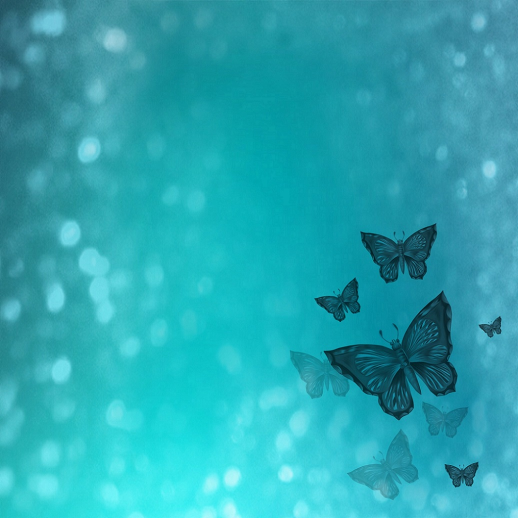
#> input picture OpenCV/image/SampleJPGImage_200kbmb.jpg, 1036 x 1036 px (shown at 1/2 size)
$ python draw.py
#> lines starting #> are read from the running program, lines starting #| are printed output that depends on the picture
import cv2
import numpy as np

# Load an image
image = cv2.imread('./image/SampleJPGImage_200kbmb.jpg')
#> image is the input picture: shape (1036, 1036, 3); mean B, G, R 178.1, 166.6, 42.5

blank = np.zeros((500, 500, 3), dtype=np.uint8)
# Fill the left half with blue color
blank[:, :250] = (255, 0, 0)  # Blue color in BGR

# Fill the right half with green color
blank[:, 250:] = (0, 255, 0)  # Green color in BGR

cv2.imshow("blank",blank)
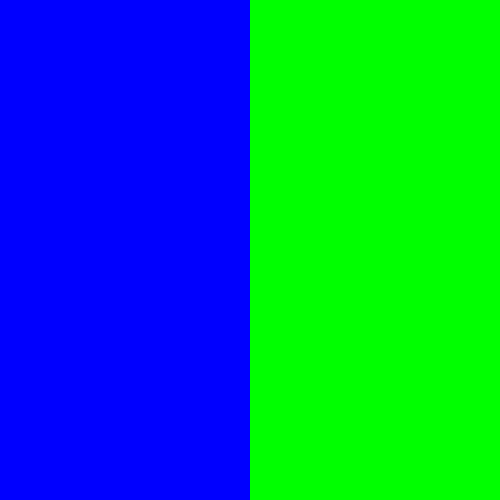
#> window 'blank': shape (500, 500, 3); mean B, G, R 127.5, 127.5, 0
cv2.waitKey(0)
cv2.destroyAllWindows()

#> (the run stopped early here; a loop or call above may not have finished)
